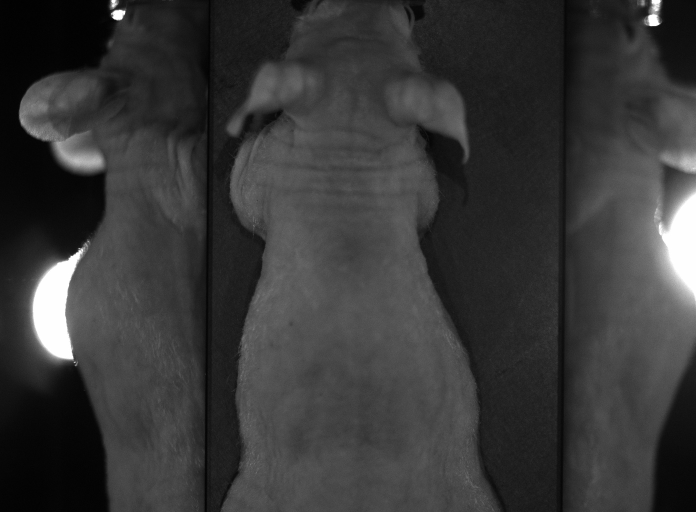
%> input picture UnmixingGUI/subroutines/Various/Focus with WL/image08.jpg, 1392 x 1024 px (shown at 1/2 size)
$ octave laod_images.m   (GNU Octave 9; MATLAB toolbox functions it lacks are replaced by stand-ins)
%> lines starting %> are read from the running program, lines starting %| are printed output that depends on the picture
### UnmixingGUI/subroutines/Various/Focus with WL/FindFocusArea.m
function [stdMatrix,meanMatrix] = FindFocusArea(myImage)

N = size(myImage);
M = [4,4];
stdMatrix = zeros(N-M);
meanMatrix = zeros(N-M);

h = waitbar(0,'Please wait ...');

for i=1:N(1)-M(1)
    waitbar(i/(N(1)-M(1)),h)
    for j=1:N(2)-M(2)
        temp = double(myImage(i:i+M(1)-1,j:j+M(2)-1));
        stdMatrix(i,j) = std(temp(:));
        meanMatrix(i,j) = mean(temp(:));
    end
end
close(h)

### subroutines/Various/Focus with WL/put.m
function put(X,r,k)
%function put(image,'title');
pos(k)
imagesc(X);
axis image;
colormap(gray);
title(r);
colorbar;
axis off;

### UnmixingGUI/subroutines/obsolete all/theGaussians/sent to Tsunghe/pos.m
function pos(n);
% [5 lines of commented-out code are left out]


figure;
s = get(0,'Screensize');
sx = s(3);
sy = s(4);


if (n==1);
    set(gcf,'Position',[0 sy/2 sx/2 sy/2 - 75]);
end
if (n==2);
    set(gcf,'Position',[0 0 sx/2 sy/2-75]);
end
if (n==3);
    set(gcf,'Position',[sx/2 sy/2 sx/2 sy/2-75]);
end
if (n==4);
    set(gcf,'Position',[sx/2 0 sx/2 sy/2-75]);
end

if (n==5);
    set(gcf,'Position',[sx sy/2 sx/2 sy/2 - 75]);
end
if (n==6);
    set(gcf,'Position',[sx 0 sx/2 sy/2-75]);
end
if (n==7);
    set(gcf,'Position',[sx+sx/2 sy/2 sx/2 sy/2-75]);
end
if (n==8);
    set(gcf,'Position',[sx+sx/2 0 sx/2 sy/2-75]);
end

### UnmixingGUI/subroutines/Various/Focus with WL/laod_images.m
clc;
a = [434, 12];
b = [1100 1003];

x1 = imread('image08.jpg');
%> x1 is the input picture: size 1024x1392x3 uint8; min 0, max 255, mean 55.8
y1 = x1(a(2):b(2),a(1):b(1),1);
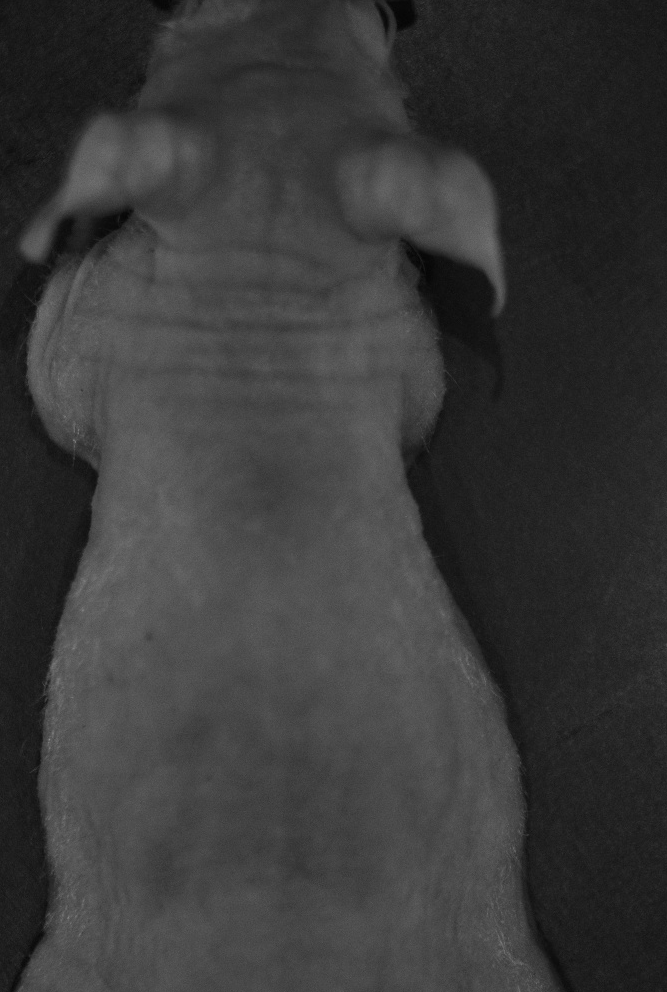
%> y1: size 992x667 uint8; min 4, max 143, mean 57.1
put(y1,'',1);

x2 = imread('image30.jpg');
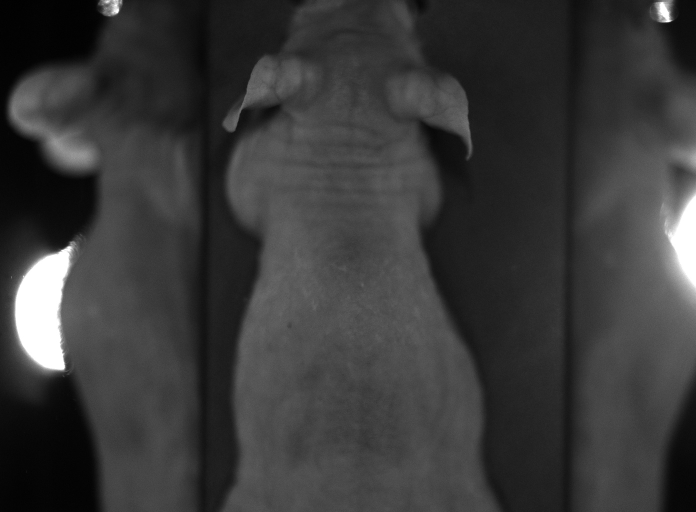
%> input picture UnmixingGUI/subroutines/Various/Focus with WL/image30.jpg, 1392 x 1024 px (shown at 1/2 size)
%> x2 is the input picture: size 1024x1392x3 uint8; min 0, max 255, mean 57.3
y2 = x2(a(2):b(2),a(1):b(1),1);
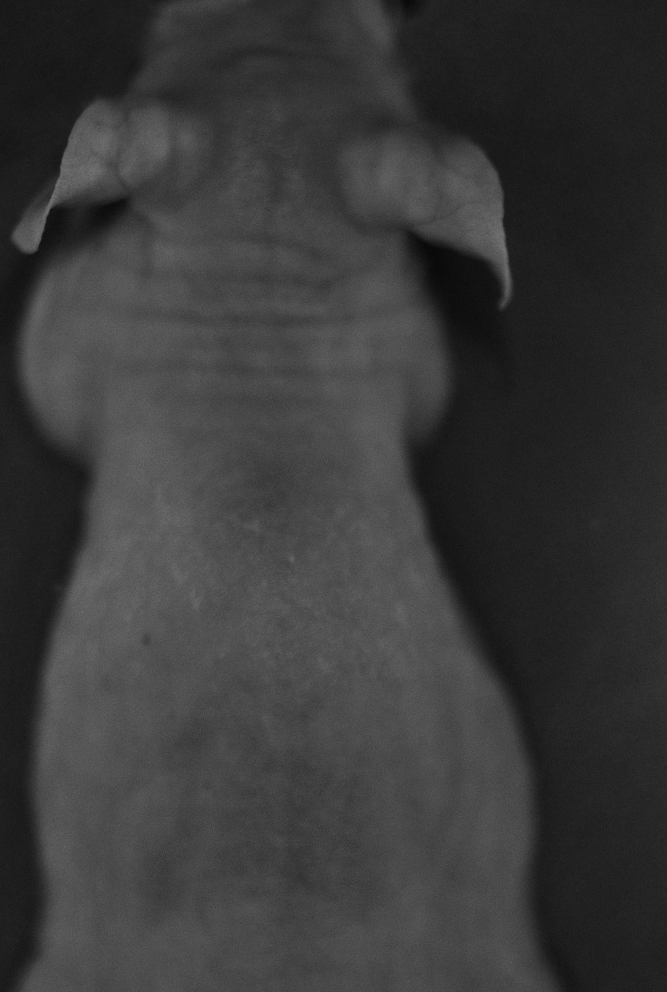
%> y2: size 992x667 uint8; min 7, max 119, mean 57.5
put(y2,'',1);

%C1 = FindFocusArea(y1);
C2 = FindFocusArea(y2);
%> (the run ends here)
